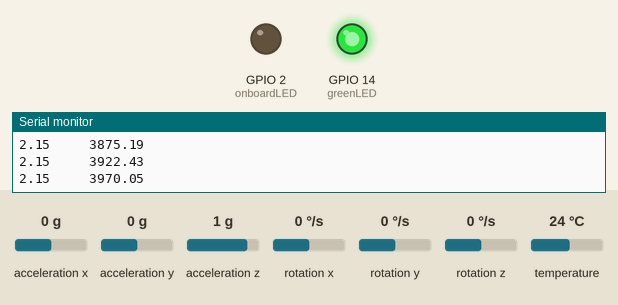
Recording of a program running on a simulated ESP32. Parts: output pins drawn as LEDs (lit = HIGH), the last lines printed to the serial monitor. Inputs (shaded band) come from the test bench; at power-on: acceleration x 0 g, acceleration y 0 g, acceleration z 1 g, rotation x 0 °/s, rotation y 0 °/s, rotation z 0 °/s, temperature 24 °C. WiFi joins after 1.5 s; servers stay silent unless stated; uploads are accepted with an empty reply.

Above: at 10.3 s.
At 16.35 s:
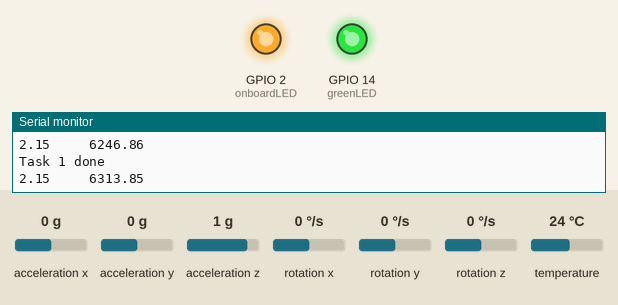
Timing chart, 0 to 20.5 s (numbered marks = the images above):
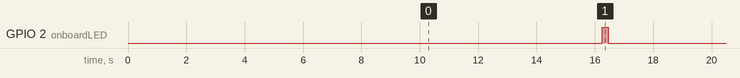

The program:

main.cpp
```cpp
#include <Arduino.h>

#include <WiFi.h>
#include <HTTPClient.h>
#include <ArduinoJson.h>

#include <Adafruit_MPU6050.h>
#include <Adafruit_Sensor.h>
#include <Wire.h>

#include "Secrets.h"

Adafruit_MPU6050 mpu;

int onboardLED = 2;
int greenLED = 14;

// gyroscope settings
float gyro_X = 0;
float gyro_X_error = 0.025;
float Time_Now, Time_Previous, elapsedTime;

// JSON settings
const int SIZE_OF_ARRAY = 1000;
char json_output[2048];

// used for waiting
// unsigned long start_time;
// unsigned long current_time;
// const int period = 0;

// Thanks to  Andreas Spiess: https://github.com/SensorsIot/ESP32-Dual-Core
TaskHandle_t Task1, Task2;
SemaphoreHandle_t baton;

void gather_data(){
  digitalWrite(greenLED, HIGH);

  StaticJsonDocument<2048> doc;
  JsonArray data = doc.createNestedArray("data");

  // store the
  for (int i = 0; i < SIZE_OF_ARRAY; i++){

    sensors_event_t a, g, temp;
    mpu.getEvent(&a, &g, &temp);

    Time_Previous = Time_Now;
    Time_Now = millis();
    elapsedTime = (Time_Now - Time_Previous)/1000;

    float angular_velocity = (g.gyro.x+2.15115175);
    if (abs(angular_velocity) > gyro_X_error){
      gyro_X += angular_velocity*elapsedTime;
    }

    // used for debuging
    // Serial.print(angular_velocity);
    // Serial.print("     ");
    // Serial.println(180*gyro_X);

    if (i%10 == 0){
      data.add(180*gyro_X);
      Serial.print(angular_velocity);
      Serial.print("     ");
      Serial.println(180*gyro_X);
    }
    delay(10);
  }
  serializeJson(doc, json_output);
}

void post_request(){
  // will only send data after a certain period
  // does not need to pause the program in order to wait
  // NO LONGER NEED THIS
  // current_time = millis();
  // if (WiFi.status() == WL_CONNECTED && current_time - start_time >= period){


  if (WiFi.status() == WL_CONNECTED){

    digitalWrite(onboardLED, HIGH);

    // create a endpoint
    HTTPClient client;
    client.begin("https://form-check-hixwog3m7q-uc.a.run.app/");
    client.addHeader("Content-Type", "application/json");

    // Format the data correctly

    int httpCode = client.POST(String(json_output));

    if (httpCode > 0){
      String payload = client.getString();

      Serial.println("StatusCode:" + String(httpCode));
      Serial.println(payload);
    }

    digitalWrite(onboardLED, LOW);

    // reset the delay
    // start_time = current_time;

  // }else if (current_time - start_time < period){
  //   Serial.println("Wating for next API call");
  //   delay(1000);

  }else{
    Serial.println("Connection Lost");
    delay(1000);
  }
}

void readGyro( void * parameter )
{
  for (;;) {
    xSemaphoreTake( baton, portMAX_DELAY );
    gather_data();
    xSemaphoreGive( baton );
    delay(50);
    Serial.println("Task 1 done ");
  }
}

void sendPost( void * parameter )
{
  for (;;) {
    xSemaphoreTake( baton, portMAX_DELAY );
    xSemaphoreGive( baton );
    post_request();
    delay(50);
    Serial.println("                            Task 2 done ");
  }
}

// the setup function runs once when you press reset or power the board
void setup() {
  Serial.begin(9600);

  // from Secrets.h
  WiFi.begin(ssid, password);
  while (WiFi.status() != WL_CONNECTED){
    delay(1000);
    Serial.println("Connecting to Wifi...");
  }

  Serial.println("Connected to Wifi");

  while (!mpu.begin()) {
    Serial.println("Failed to find MPU6050 chip");
    delay(1000);
  }

  mpu.setAccelerometerRange(MPU6050_RANGE_8_G);
  mpu.setGyroRange(MPU6050_RANGE_500_DEG);
  mpu.setFilterBandwidth(MPU6050_BAND_5_HZ);

  pinMode(onboardLED, OUTPUT);
  pinMode(greenLED, OUTPUT);

  // Initialize the start time
  // start_time = millis();
  Serial.println("Setup complete \n");
  delay(2000);

  baton = xSemaphoreCreateMutex();

  /*
  Task function,
  Name of task,
  Stack Size of task,
  Parameter of task,
  Priority of the task,
  Task handle to keep track of created task
  Core
  */
  xTaskCreatePinnedToCore(
    readGyro,
    "read data",
    4096,
    NULL,
    1,
    &Task1,
    0);
  delay(500);  // needed to start-up task1

  xTaskCreatePinnedToCore(
    sendPost,
    "send data",
    4096,
    NULL,
    1,
    &Task2,
    1);

}


void loop() {

  delay(10);
}
```

Secrets.h
```cpp
const char *ssid = "YOUR SSID";
const char *password = "YOUR PASS";
```

single_core.cpp
```cpp
// #include <Arduino.h>
// #include <WiFi.h>
// #include <HTTPClient.h>
// #include <ArduinoJson.h>

// #include <Adafruit_MPU6050.h>
// #include <Adafruit_Sensor.h>
// #include <Wire.h>

// #include "Secrets.h"

// Adafruit_MPU6050 mpu;

// int onboardLED = 2;
// int greenLED = 14;

// // gyroscope settings
// float gyro_X = 0;
// float gyro_X_error = 0.025;
// float Time_Now, Time_Previous, elapsedTime;

// // JSON settings
// const int SIZE_OF_ARRAY = 1000;
// char json_output[2048];

// // used for waiting
// unsigned long start_time;
// unsigned long current_time;
// const int period = 0;

// // decalre functions
// void post_request();

// void setup(){
//   Serial.begin(9600);
//   delay(4000);

//   // from Secrets.h
//   WiFi.begin(ssid, password);
//   while (WiFi.status() != WL_CONNECTED){
//     delay(1000);
//     Serial.println("Connecting to Wifi...");
//   }

//   Serial.println("Connected to Wifi");

//   while (!mpu.begin()) {
//     Serial.println("Failed to find MPU6050 chip");
//     delay(1000);
//   }

//   mpu.setAccelerometerRange(MPU6050_RANGE_8_G);
//   mpu.setGyroRange(MPU6050_RANGE_500_DEG);
//   mpu.setFilterBandwidth(MPU6050_BAND_5_HZ);

//   pinMode(onboardLED, OUTPUT);
//   pinMode(greenLED, OUTPUT);

//   // Initialize the start time
//   start_time = millis();
//   Serial.println("Setup complete \n");
//   delay(4000);
// }

// void loop(){
//   digitalWrite(greenLED, HIGH);

//   StaticJsonDocument<2048> doc;
//   JsonArray data = doc.createNestedArray("data");

//   // store the
//   for (int i = 0; i < SIZE_OF_ARRAY; i++){

//     sensors_event_t a, g, temp;
//     mpu.getEvent(&a, &g, &temp);

//     Time_Previous = Time_Now;
//     Time_Now = millis();
//     elapsedTime = (Time_Now - Time_Previous)/1000;

//     float angular_velocity = (g.gyro.x+2.15115175);
//     if (abs(angular_velocity) > gyro_X_error){
//       gyro_X += angular_velocity*elapsedTime;
//     }

//     // used for debuging
//     // Serial.print(angular_velocity);
//     // Serial.print("     ");
//     // Serial.println(180*gyro_X);

//     if (i%10 == 0){
//       data.add(180*gyro_X);
//       Serial.print(angular_velocity);
//       Serial.print("     ");
//       Serial.println(180*gyro_X);
//     }
//     delay(10);
//   }
//   serializeJson(doc, json_output);

//   post_request();

// }

// void post_request(){
//   // will only send data after a certain period
//   // does not need to pause the program in order to wait

//   current_time = millis();
//   if (WiFi.status() == WL_CONNECTED && current_time - start_time >= period){

//     digitalWrite(onboardLED, HIGH);

//     // create a endpoint
//     HTTPClient client;
//     client.begin("https://form-check-hixwog3m7q-uc.a.run.app/");
//     client.addHeader("Content-Type", "application/json");

//     // Format the data correctly

//     int httpCode = client.POST(String(json_output));

//     if (httpCode > 0){
//       String payload = client.getString();

//       Serial.println("StatusCode:" + String(httpCode));
//       Serial.println(payload);
//     }

//     // reset the delay
//     start_time = current_time;
//     digitalWrite(onboardLED, LOW);

//   }else if (current_time - start_time < period){
//     Serial.println("Wating for next API call");
//     delay(1000);

//   }else{
//     Serial.println("Connection Lost");
//     delay(1000);
//   }
// }
```

Measured:
- by itself, GPIO 2 (onboardLED): alternates HIGH for 0.20 s and LOW for 12.1 s
